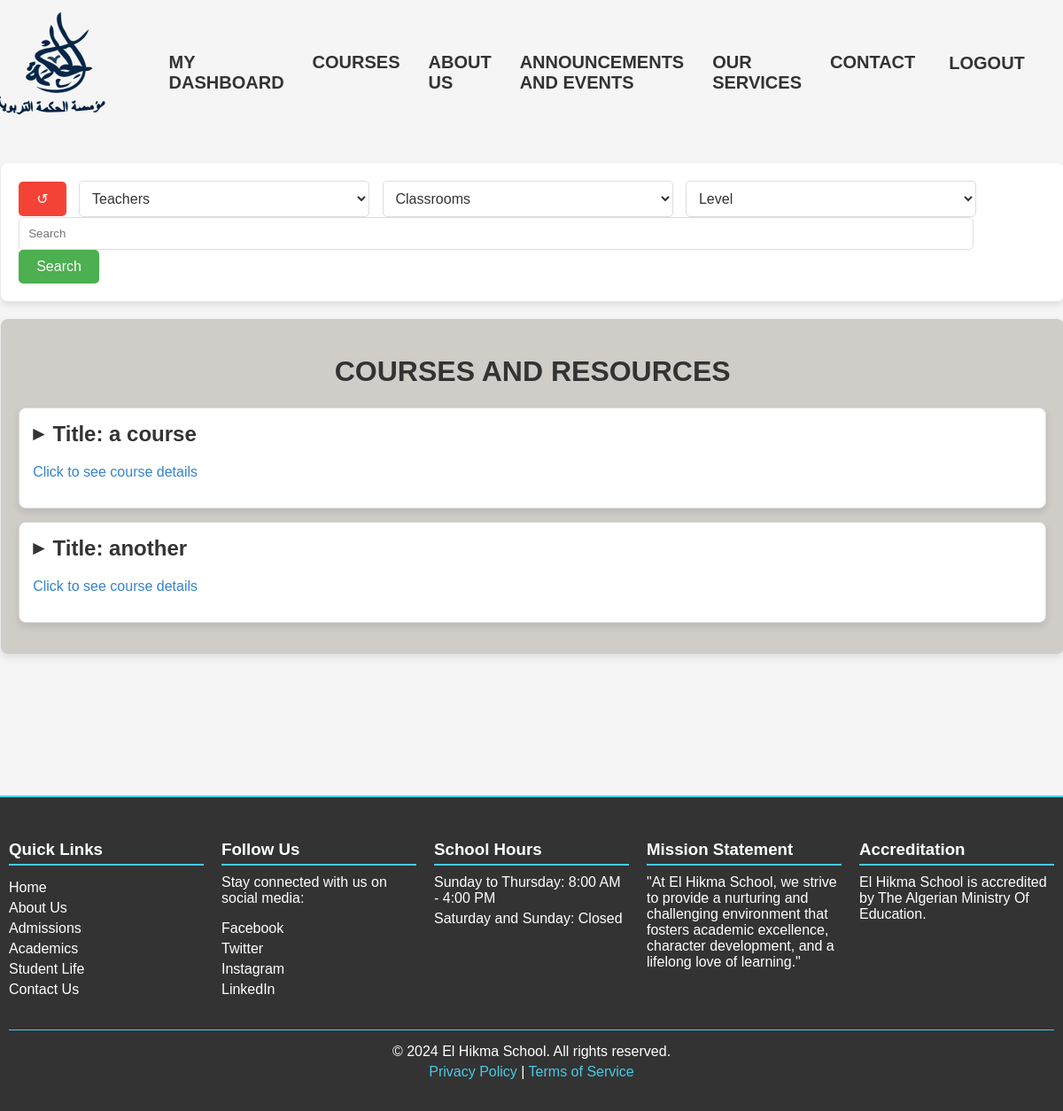
The app's page /courses/ (signed in), older data.
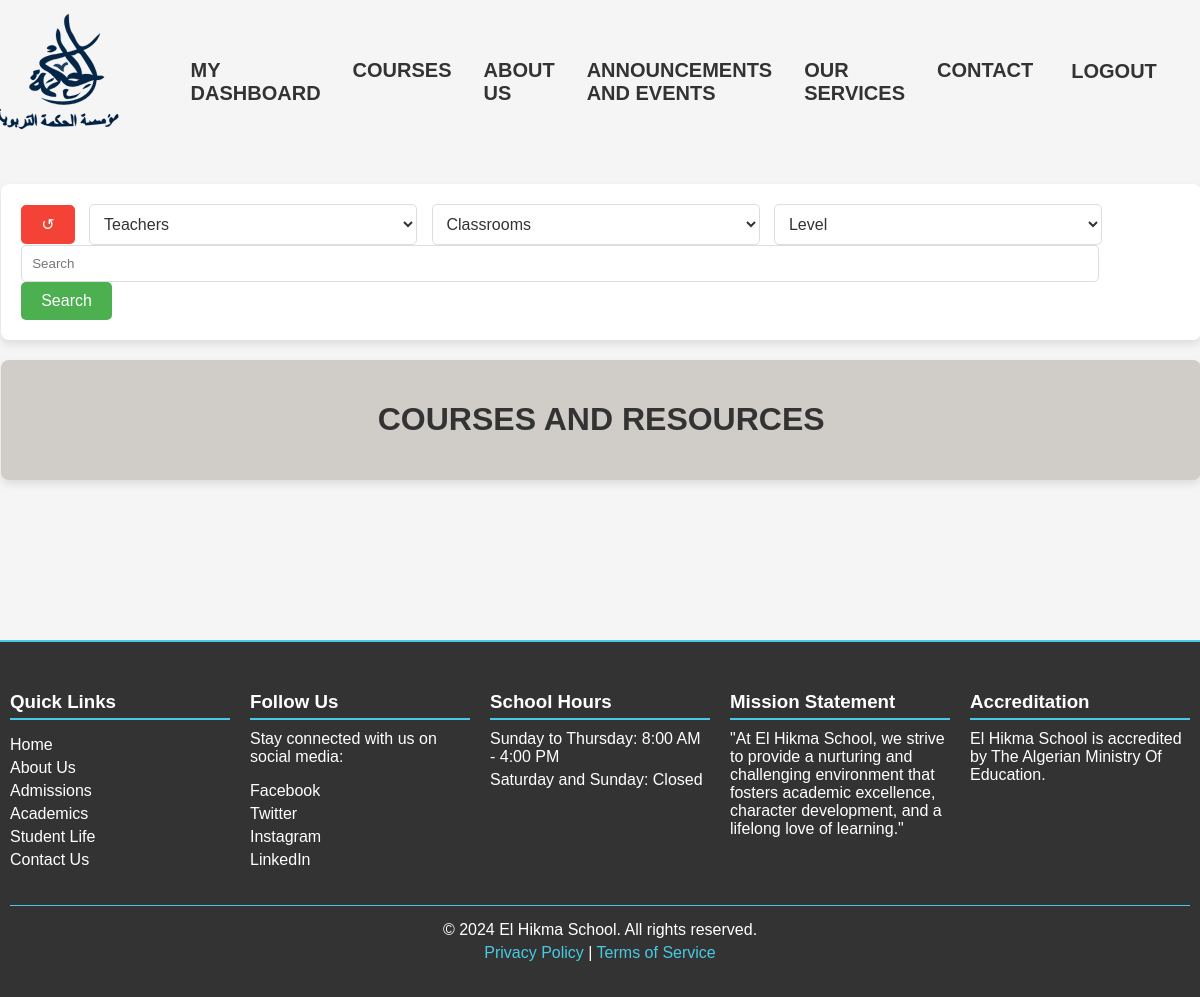
The same page, newer data.
### core/models.py (models this page shows, shortened)
class Courses(models.Model):
    title = models.CharField(max_length=255)
    description = models.TextField()
    level= models.CharField(max_length=5, choices=LEVEL_CHOICES, default='E1')
    subject = models.CharField(max_length=255, null=True, blank=True)
    teacher = models.ForeignKey(Teacher, on_delete=models.CASCADE, related_name='courses')
    is_additional= models.BooleanField(default=False, null=True, blank=True)
    file= models.FileField(upload_to='courses/')
    classroom= models.ForeignKey(Classroom, on_delete=models.SET_NULL, null= True, blank=True, related_name='classroom')
    class Meta:
        verbose_name_plural='Courses'

### core/views.py (the view)
# urls.py: path('courses/', views.view_courses, name='Courses'),
@login_required
def view_courses(request):
    courses = Courses.objects.all()
    teachers = CustomUser.objects.filter(teacher__courses__in=courses).annotate(num_courses=Count('teacher__courses')).order_by('-num_courses')
    classrooms = Classroom.objects.filter(classroom__in=courses).annotate(num_classrooms=Count('classroom')).order_by('-num_classrooms')
    search_query = request.GET.get('search', None)
    level_query = request.GET.get('level', None)  # Get the level query
    teacher_query= request.GET.get('teacher', None)
    classroom_query = request.GET.get('classroom', None)
    if search_query is None or search_query.lower() == 'all':
        courses = Courses.objects.all()
    else:
        courses = Courses.objects.filter(
            Q(title__icontains=search_query) |
            Q(subject__icontains=search_query) |
            Q(classroom__name__icontains=search_query)
        )
    if level_query is not None and level_query != '':
        courses = courses.filter(level=level_query)
    if teacher_query is not None and teacher_query != '':
        courses= courses.filter(teacher__user__username= teacher_query)
    if classroom_query is not None and classroom_query != '':
        courses = courses.filter(classroom__name=classroom_query)
    context = {
        'courses': courses,
        'levels': LEVEL_CHOICES ,
        'teachers': teachers,
        'classrooms': classrooms
    }
    return render(request, 'core/view_courses.html', context)

### core/models.py (called while the page is built)
    def __str__(self):
        return self.user.username

    def __str__(self):
        return self.name

### core/templates/core/view_courses.html (shortened to what the changed rows need)
{% load static %}
<!DOCTYPE html>
<html lang="en">
<head>
    <link rel="stylesheet" type="text/css" href="{% static 'css/courses-home.css' %}">
</head>
<body>
    <div class="container">
        <div class="courses">
            <h1>COURSES AND RESOURCES</h1>
            {% for course in courses %}
                <div class="course-box">
                    <h2 class="course-title">
                        <span class="arrow">&#x25B6;</span>
                        Title: {{ course.title }}
                    </h2>
                    <p class="click-info" style="color:#3484cc;">Click to see course details</p>
                </div>
            {% endfor %}
        </div>
    </div>
        </body>
        </html>

Row changes from the older to the newer data that the page shows:
removed Courses: title "a course"
removed Courses: title "another"
